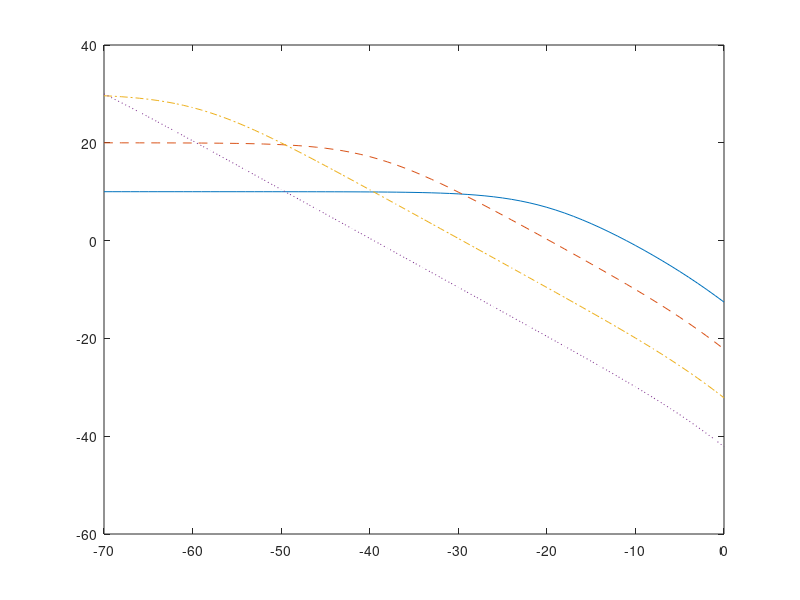

MATLAB code to generate this figure: (Note: this script raises an error after producing the figure.)
%%%%%%%%%%%%%%%%%%%%%%%%%%%%%%%%
% Figure 6.37
% K. Bell 7/26/01, 11/13/01
%%%%%%%%%%%%%%%%%%%%%%%%%%%%%%%%
%Ex 6.6.5

clear all
close all

N = 10;
SNR = 10.^([0:10:30]/10);

sigmag = 10.^([-70:1:0]/10);

for s=1:4
    A = SNR(s)*(N+sigmag)./((1+(N-1)*sigmag*SNR(s)).^2 + (N-1)*(N+sigmag).*sigmag*SNR(s)^2);
    switch s
    case 1
        p = '-';
    case 2
        p='--';
    case 3
        p='-.';
    case 4
        p=':';
    end
    plot(10*log10(sigmag),10*log10(A),p)
    hold on
    
end
h=legend('{\itSNR}_{\itin}=0 dB','{\itSNR}_{\itin}=10 dB','{\itSNR}_{\itin}=20 dB','{\itSNR}_{\itin}=30 dB',3);
set(h,'Fontsize',12)
xlabel('Variance of gain error (dB)','Fontsize',14)
ylabel('Average {\itSNR}_{\ito} (dB)','Fontsize',14)
